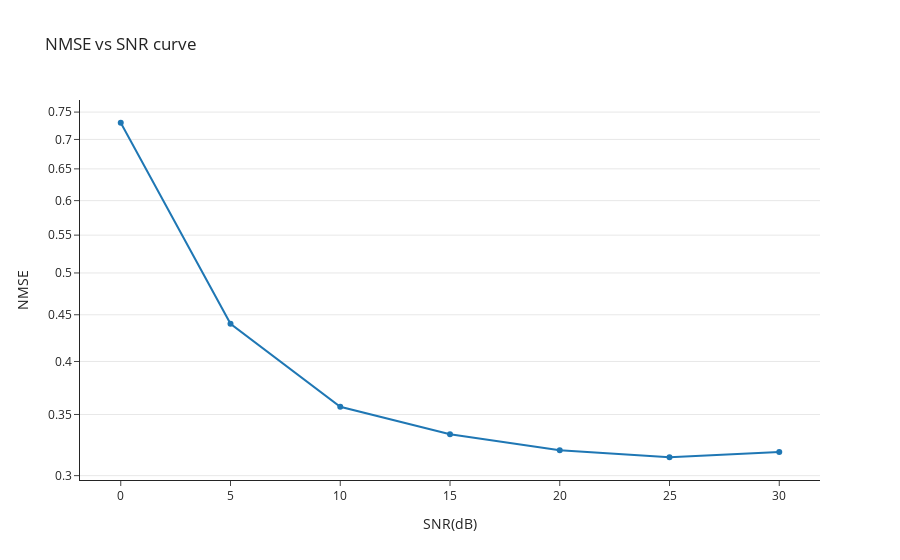

Notebook code cell kept with this figure:
### Code cell
import plotly.graph_objects as go

fig = go.Figure(
    layout=go.Layout(
        title="NMSE vs SNR curve",
        template="simple_white"))

fig.add_trace(go.Scatter(x=SNRdb_range, y=NMSE, mode='lines+markers', name='MLS-KRF'))

fig.update_yaxes(title='NMSE',showgrid=True,type="log")
fig.update_xaxes(title='SNR(dB)')

fig.show()

### Figure 1 — Plotly figure (JSON) as saved in the notebook; plotly's stock layout.template omitted (floating-point values rounded to 4 significant figures)
{"data": [{"mode": "lines+markers", "name": "MLS-KRF", "type": "scatter", "x": [0, 5, 10, 15, 20, 25, 30], "y": [0.7301, 0.4399, 0.3569, 0.333, 0.3198, 0.3142, 0.3184]}], "layout": {"title": {"text": "NMSE vs SNR curve"}, "xaxis": {"title": {"text": "SNR(dB)"}}, "yaxis": {"showgrid": true, "title": {"text": "NMSE"}, "type": "log"}}}
